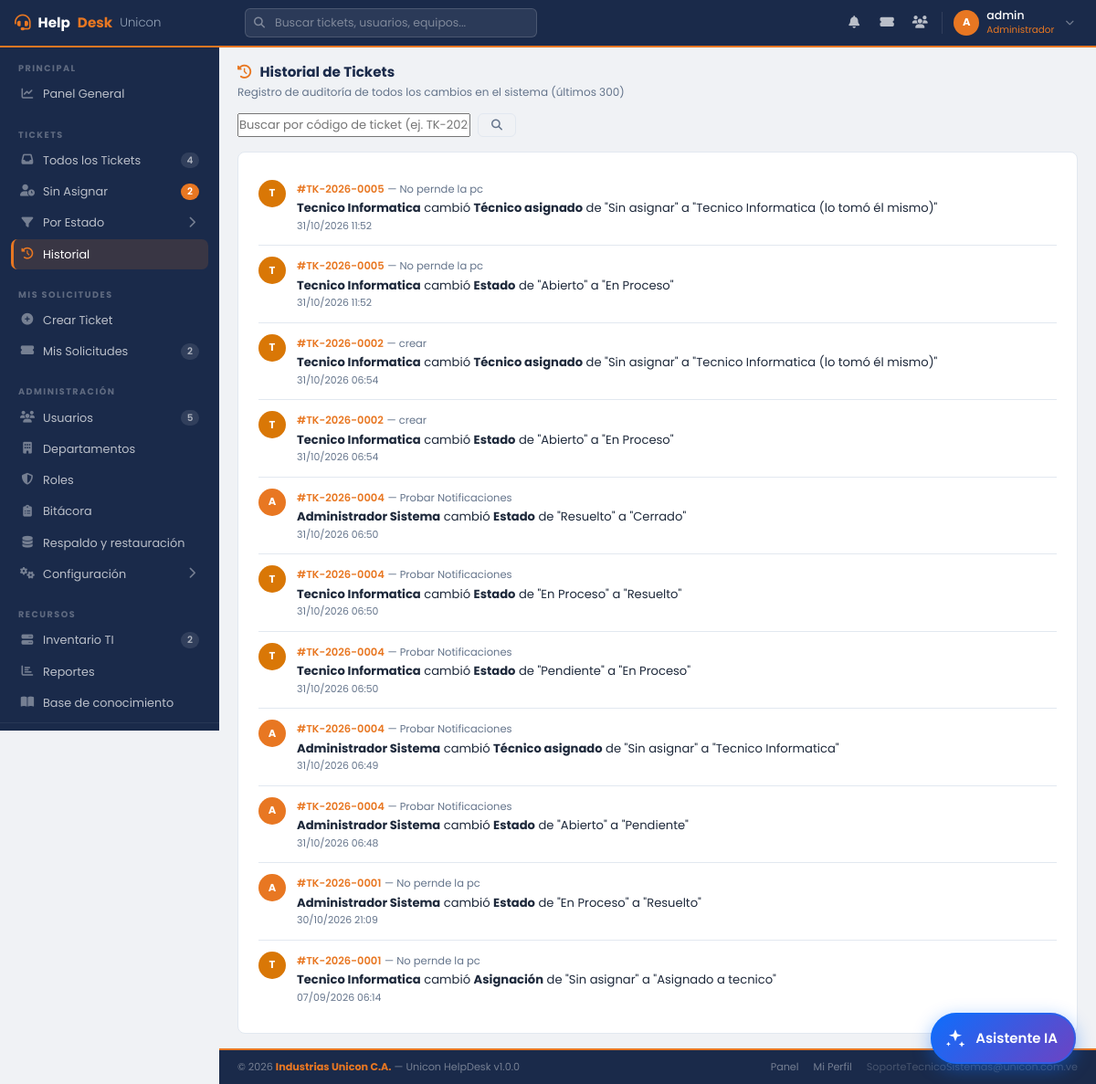
The page /admin/tickets_historial.php (signed in) on the database its author committed.
### tables this page shows
CREATE TABLE `roles` (
  `id_rol` int(11) NOT NULL AUTO_INCREMENT,
  `nombre` varchar(50) NOT NULL,
  `descripcion` text DEFAULT NULL,
  `nivel_acceso` tinyint(1) NOT NULL DEFAULT 1,
  PRIMARY KEY (`id_rol`),
  UNIQUE KEY `nombre` (`nombre`)
);

CREATE TABLE `historial_ticket` (
  `id_historial` int(11) NOT NULL AUTO_INCREMENT,
  `id_ticket` int(11) NOT NULL,
  `id_usuario` int(11) NOT NULL,
  `campo_modificado` varchar(100) NOT NULL,
  `valor_anterior` text DEFAULT NULL,
  `valor_nuevo` text NOT NULL,
  `fecha_cambio` datetime NOT NULL DEFAULT current_timestamp(),
  PRIMARY KEY (`id_historial`),
  KEY `fk_historial_usuario` (`id_usuario`),
  KEY `fk_historial_ticket` (`id_ticket`),
  CONSTRAINT `fk_historial_ticket` FOREIGN KEY (`id_ticket`) REFERENCES `tickets` (`id_tickets`) ON DELETE CASCADE ON UPDATE CASCADE,
  CONSTRAINT `fk_historial_usuario` FOREIGN KEY (`id_usuario`) REFERENCES `usuarios` (`id_usuario`)
);

CREATE TABLE `usuarios` (
  `id_usuario` int(11) NOT NULL AUTO_INCREMENT,
  `nombres` varchar(100) NOT NULL,
  `apellidos` varchar(100) NOT NULL,
  `correo` varchar(150) NOT NULL,
  `usuario_login` varchar(50) NOT NULL,
  `contraseña` varchar(255) NOT NULL,
  `telefono` varchar(20) DEFAULT NULL,
  `id_departamento` int(11) NOT NULL,
  `id_rol` int(11) NOT NULL DEFAULT 1,
  `estado` enum('activo','inactivo','reposo','pasante','vacaciones','suspendido') NOT NULL DEFAULT 'activo',
  PRIMARY KEY (`id_usuario`),
  UNIQUE KEY `correo` (`correo`),
  UNIQUE KEY `usuario_login` (`usuario_login`),
  KEY `id_departamento` (`id_departamento`),
  KEY `id_rol` (`id_rol`),
  CONSTRAINT `fk_usuario_departamento` FOREIGN KEY (`id_departamento`) REFERENCES `departamentos` (`id_departamento`) ON UPDATE CASCADE,
  CONSTRAINT `fk_usuario_rol` FOREIGN KEY (`id_rol`) REFERENCES `roles` (`id_rol`) ON UPDATE CASCADE
);

CREATE TABLE `tickets` (
  `id_tickets` int(11) NOT NULL AUTO_INCREMENT,
  `codigo_ticket` varchar(20) NOT NULL,
  `asunto` varchar(200) NOT NULL,
  `descripcion` text NOT NULL,
  `fecha_creacion` datetime NOT NULL DEFAULT current_timestamp(),
  `fecha_cierre` datetime DEFAULT NULL,
  `id_usuario_solicitante` int(11) NOT NULL,
  `id_usuario_asignado` int(11) DEFAULT NULL,
  `id_departamento` int(11) NOT NULL,
  `id_categoria` int(11) NOT NULL,
  `id_prioridad` int(11) NOT NULL DEFAULT 2,
  `id_estado` int(11) NOT NULL DEFAULT 1,
  `id_inventario` int(11) DEFAULT NULL,
  `solucion` text DEFAULT NULL,
  `observaciones` text DEFAULT NULL,
  PRIMARY KEY (`id_tickets`),
  UNIQUE KEY `codigo_ticket` (`codigo_ticket`),
  KEY `fecha_creacion` (`fecha_creacion`),
  KEY `fk_ticket_categoria` (`id_categoria`),
  KEY `fk_ticket_usuario_asignado` (`id_usuario_asignado`),
  KEY `fk_ticket_usuario_solicitante` (`id_usuario_solicitante`),
  KEY `fk_ticket_prioridad` (`id_prioridad`),
  KEY `fk_ticket_departamento` (`id_departamento`),
  KEY `id_inventario` (`id_inventario`),
  KEY `id_estado` (`id_estado`),
  CONSTRAINT `fk_ticket_categoria` FOREIGN KEY (`id_categoria`) REFERENCES `categoria_incidencias` (`id_categoria`) ON UPDATE CASCADE,
  CONSTRAINT `fk_ticket_departamento` FOREIGN KEY (`id_departamento`) REFERENCES `departamentos` (`id_departamento`) ON UPDATE CASCADE,
  CONSTRAINT `fk_ticket_estado` FOREIGN KEY (`id_estado`) REFERENCES `estados_ticket` (`id_estado_ticket`) ON UPDATE CASCADE,
  CONSTRAINT `fk_ticket_inventario` FOREIGN KEY (`id_inventario`) REFERENCES `inventario_tecnologico` (`id_inventario`) ON UPDATE CASCADE,
  CONSTRAINT `fk_ticket_prioridad` FOREIGN KEY (`id_prioridad`) REFERENCES `prioridades` (`id_prioridad`) ON UPDATE CASCADE,
  CONSTRAINT `fk_ticket_usuario_asignado` FOREIGN KEY (`id_usuario_asignado`) REFERENCES `usuarios` (`id_usuario`) ON UPDATE CASCADE,
  CONSTRAINT `fk_ticket_usuario_solicitante` FOREIGN KEY (`id_usuario_solicitante`) REFERENCES `usuarios` (`id_usuario`) ON UPDATE CASCADE
);

### admin/tickets_historial.php (the view, shortened to what this page needs)
<?php
include '../config/conexion.php';
$buscar = trim($_GET['buscar'] ?? '');
$sql = "
    SELECT h.id_historial, h.campo_modificado, h.valor_anterior, h.valor_nuevo, h.fecha_cambio,
           t.id_tickets, t.codigo_ticket, t.asunto,
           u.nombres, u.apellidos, u.id_rol
    FROM historial_ticket h
    JOIN tickets t ON h.id_ticket = t.id_tickets
    JOIN usuarios u ON h.id_usuario = u.id_usuario
";
if ($buscar !== '') {
    $stmt = $conexion->prepare($sql . " WHERE t.codigo_ticket LIKE ? ORDER BY h.fecha_cambio DESC LIMIT 300");
    $like = '%' . $buscar . '%';
    $stmt->bind_param("s", $like);
} else {
    $stmt = $conexion->prepare($sql . " ORDER BY h.fecha_cambio DESC LIMIT 300");
}
$stmt->execute();
$historial = $stmt->get_result();
include_once '../includes/header2.php';
include_once '../includes/sidebar.php';
?>
<main class="hd-main">
    <div class="hd-page-header">
        <div>
            <div class="hd-page-title"><i class="fas fa-history" style="color:var(--naranja);margin-right:6px;"></i> Historial de Tickets</div>
            <div class="hd-page-sub">Registro de auditoría de todos los cambios en el sistema (últimos 300)</div>
        </div>
    </div>
    <form method="get" class="hd-buscador">
        <div style="display:flex;gap:8px;">
            <input type="text" name="buscar" class="hd-input" placeholder="Buscar por código de ticket (ej. TK-2026-0001)" value="<?= htmlspecialchars($buscar) ?>">
            <button type="submit" class="hd-btn hd-btn-outline"><i class="fas fa-search"></i></button>
        </div>
    </form>
    <div class="hd-card" style="padding:18px 22px;">
        <?php while ($h = $historial->fetch_assoc()): ?>
        <div class="hd-historial-fila">
            <div class="hd-historial-avatar rol-<?= $h['id_rol'] ?>"><?= strtoupper(substr($h['nombres'], 0, 1)) ?></div>
            <div style="flex:1;">
                <a href="ver_ticket.php?id=<?= $h['id_tickets'] ?>" class="hd-historial-ticket">#<?= htmlspecialchars($h['codigo_ticket']) ?></a>
                <span style="color:var(--muted);font-size:0.72rem;"> — <?= htmlspecialchars($h['asunto']) ?></span>
                <div class="hd-historial-texto">
                    <strong><?= htmlspecialchars($h['nombres'] . ' ' . $h['apellidos']) ?></strong>
                    cambió <strong><?= htmlspecialchars($h['campo_modificado']) ?></strong>
                    <?php if ($h['valor_anterior']): ?> de "<?= htmlspecialchars($h['valor_anterior']) ?>"<?php endif; ?>
                    a "<?= htmlspecialchars($h['valor_nuevo']) ?>"
                </div>
                <div class="hd-historial-fecha"><?= date('d/m/Y H:i', strtotime($h['fecha_cambio'])) ?></div>
            </div>
        </div>
        <?php endwhile; ?>
    </div>
</main>
<?php include_once '../includes/footer2.php'; ?>

### includes/header2.php (shortened to what this page needs)
<?php
$usuario_activo = $_SESSION['usser'];
$rol_id         = (int)$_SESSION['id_rol'];
$inicial        = strtoupper(substr($usuario_activo, 0, 1));
$rol_nombre     = match($rol_id) { 3=>'Administrador', 2=>'Técnico TI', 1=>'Usuario', default=>'—' };
try {
    $q_rn = $conexion->prepare("SELECT nombre FROM roles WHERE id_rol = ?");
    $q_rn->bind_param("i", $rol_id); $q_rn->execute();
    if ($f_rn = $q_rn->get_result()->fetch_assoc()) $rol_nombre = $f_rn['nombre'];
} catch (Throwable $e) {  }
?>
<!DOCTYPE html>
<html lang="es">
<head>
    <link rel="stylesheet" href="https://cdn.jsdelivr.net/npm/bootstrap@5.3.0/dist/css/bootstrap.min.css">
    <link rel="stylesheet" href="https://cdnjs.cloudflare.com/ajax/libs/font-awesome/6.4.0/css/all.min.css">
    <link rel="stylesheet" href="../assets/css/dashboard2.css">
</head>
<body>
<header class="hd-topbar">
    <a href="dashboard.php" class="hd-topbar-brand">
        <i class="fas fa-headset"></i>
        Help<span>Desk</span> <small>Unicon</small>
    </a>
    <div class="hd-topbar-search" style="position:relative;">
        <i class="fas fa-search"></i>
        <input type="search" id="hdBuscar" autocomplete="off" maxlength="60"
               placeholder="<?= $rol_id === 3 ? 'Buscar tickets, usuarios, equipos...' : ($rol_id === 2 ? 'Buscar tickets, equipos...' : 'Buscar en mis tickets...') ?>">
    </div>
    <div class="hd-topbar-right">
        <div class="hd-notif-wrap">
            <button type="button" class="hd-topbar-icon" id="hdBell" title="Notificaciones" style="background:none;border:0;position:relative;">
                <i class="fas fa-bell"></i>
            </button>
        </div>
        <?php if ($rol_id >= 2): ?>
        <a href="<?= $rol_id === ROL_ADMIN ? 'tickets.php' : 'tickets_asignados.php' ?>" class="hd-topbar-icon" title="Tickets">
            <i class="fas fa-ticket-alt"></i>
        </a>
        <?php endif; ?>
        <?php if ($rol_id == 3): ?>
        <a href="procesos/usuarios.php" class="hd-topbar-icon" title="Usuarios">
            <i class="fas fa-users"></i>
        </a>
        <?php endif; ?>
        <div style="position:relative;">
            <button class="hd-topbar-user" onclick="toggleUserMenu()" id="userBtn">
                <div class="hd-avatar"><?= $inicial ?></div>
                <div class="hd-topbar-user-info">
                    <span class="hd-topbar-user-name"><?= htmlspecialchars($usuario_activo) ?></span>
                    <span class="hd-topbar-user-role"><?= $rol_nombre ?></span>
                </div>
                <i class="fas fa-chevron-down" style="color:rgba(255,255,255,0.4);font-size:0.6rem;margin-left:4px;"></i>
            </button>
        </div>
    </div>
</header>

### assets/css/dashboard2.css (style rules this page uses)
:root { --azul: #1a2a4a; --azul-mid: #243660; --azul-light: #2d4a7a; --naranja: #E87722; --naranja-lt: #f59342; --bg: #f0f2f5; --card: #ffffff; --texto: #1e293b; --muted: #64748b; --borde: #e2e8f0; --sidebar-w: 240px; --nav-h: 52px; --success: #16a34a; --danger: #dc2626; --warning: #d97706; --info: #0284c7; }
*, *::before, *::after { box-sizing: border-box; margin: 0; padding: 0; }
body { font-family: 'Poppins', sans-serif; background: var(--bg); color: var(--texto); font-size: 13px; }
.hd-topbar { position: fixed; top: 0; left: 0; right: 0; height: var(--nav-h); background: var(--azul); border-bottom: 2px solid var(--naranja); display: flex; align-items: center; padding: 0 16px; z-index: 200; gap: 12px; }
.hd-topbar-brand { display: flex; align-items: center; gap: 8px; color: #fff; font-weight: 700; font-size: 0.95rem; text-decoration: none; width: var(--sidebar-w); flex-shrink: 0; }
.hd-topbar-brand i { color: var(--naranja); font-size: 1.1rem; }
.hd-topbar-brand span { color: var(--naranja); }
.hd-topbar-brand small { color: #94a3b8; font-weight: 300; }
.hd-topbar-search { flex: 1; max-width: 320px; position: relative; }
.hd-topbar-search input { width: 100%; background: rgba(255,255,255,0.08); border: 1px solid rgba(255,255,255,0.15); border-radius: 6px; padding: 6px 12px 6px 32px; color: #fff; font-size: 0.78rem; outline: none; transition: all 0.2s; }
.hd-topbar-search input::placeholder { color: rgba(255,255,255,0.4); }
.hd-topbar-search i { position: absolute; left: 10px; top: 50%; transform: translateY(-50%); color: rgba(255,255,255,0.4); font-size: 0.75rem; }
.hd-topbar-right { margin-left: auto; display: flex; align-items: center; gap: 4px; }
.hd-topbar-icon { width: 32px; height: 32px; border-radius: 6px; display: flex; align-items: center; justify-content: center; color: rgba(255,255,255,0.7); font-size: 0.85rem; cursor: pointer; transition: all 0.2s; text-decoration: none; position: relative; }
.hd-topbar-user { display: flex; align-items: center; gap: 8px; padding: 4px 8px 4px 4px; border-radius: 8px; cursor: pointer; transition: all 0.2s; text-decoration: none; border: none; background: transparent; }
.hd-avatar { width: 28px; height: 28px; background: var(--naranja); border-radius: 50%; color: #fff; font-size: 0.72rem; font-weight: 700; display: flex; align-items: center; justify-content: center; flex-shrink: 0; }
.hd-topbar-user-info { text-align: left; }
.hd-topbar-user-name { color: #fff; font-size: 0.78rem; font-weight: 500; line-height: 1.2; display: block; }
.hd-topbar-user-role { color: var(--naranja); font-size: 0.65rem; display: block; }
.hd-main { flex: 1; padding: 16px 20px; }
.hd-page-header { display: flex; align-items: center; justify-content: space-between; margin-bottom: 14px; flex-wrap: wrap; gap: 8px; }
.hd-page-title { font-size: 0.95rem; font-weight: 700; color: var(--azul); }
.hd-page-sub { font-size: 0.75rem; color: var(--muted); margin-top: 1px; }
.hd-card { background: var(--card); border-radius: 8px; border: 1px solid var(--borde); overflow: hidden; }
.hd-btn { display: inline-flex; align-items: center; gap: 5px; padding: 6px 14px; border-radius: 6px; font-size: 0.75rem; font-weight: 500; border: none; cursor: pointer; transition: all 0.15s; text-decoration: none; white-space: nowrap; font-family: inherit; }
.hd-btn-outline { background: transparent; border: 1px solid var(--borde); color: var(--muted); }

### includes/header2.php (style rules this page uses)
.hd-notif-wrap { position:relative; }

### admin/tickets_historial.php (style rules this page uses)
.hd-historial-fila { display: flex; gap: 12px; padding: 12px 0; border-bottom: 1px solid var(--borde); }
.hd-historial-fila:last-child { border-bottom: none; }
.hd-historial-avatar { width: 30px; height: 30px; border-radius: 50%; background: var(--azul); color: #fff; display: flex; align-items: center; justify-content: center; font-size: 0.72rem; font-weight: 700; flex-shrink: 0; }
.hd-historial-avatar.rol-2 { background: #d97706; }
.hd-historial-avatar.rol-3 { background: var(--naranja); }
.hd-historial-ticket { font-size: 0.72rem; font-weight: 600; color: var(--naranja); text-decoration: none; }
.hd-historial-texto { font-size: 0.82rem; color: var(--texto); margin-top: 2px; }
.hd-historial-fecha { font-size: 0.68rem; color: var(--muted); margin-top: 2px; }
.hd-buscador { max-width: 340px; margin-bottom: 16px; }

### rows shown on the page
roles: nombre "Administrador"
historial_ticket: id_usuario.nombres "T", id_ticket.codigo_ticket "TK-2026-0005", id_ticket.asunto "No pernde la pc", id_usuario.apellidos "Tecnico Informatica", campo_modificado "Técnico asignado", valor_anterior "Sin asignar", valor_nuevo "Tecnico Informatica (lo tomó él mismo)", fecha_cambio "31/10/2026 11:52"
historial_ticket: id_usuario.nombres "T", id_ticket.codigo_ticket "TK-2026-0005", id_ticket.asunto "No pernde la pc", id_usuario.apellidos "Tecnico Informatica", campo_modificado "Estado", valor_anterior "Abierto", valor_nuevo "En Proceso", fecha_cambio "31/10/2026 11:52"
historial_ticket: id_usuario.nombres "T", id_ticket.codigo_ticket "TK-2026-0002", id_ticket.asunto "crear", id_usuario.apellidos "Tecnico Informatica", campo_modificado "Técnico asignado", valor_anterior "Sin asignar", valor_nuevo "Tecnico Informatica (lo tomó él mismo)", fecha_cambio "31/10/2026 06:54"
historial_ticket: id_usuario.nombres "T", id_ticket.codigo_ticket "TK-2026-0002", id_ticket.asunto "crear", id_usuario.apellidos "Tecnico Informatica", campo_modificado "Estado", valor_anterior "Abierto", valor_nuevo "En Proceso", fecha_cambio "31/10/2026 06:54"
historial_ticket: id_usuario.nombres "A", id_ticket.codigo_ticket "TK-2026-0004", id_ticket.asunto "Probar Notificaciones", id_usuario.apellidos "Administrador Sistema", campo_modificado "Estado", valor_anterior "Resuelto", valor_nuevo "Cerrado", fecha_cambio "31/10/2026 06:50"
historial_ticket: id_usuario.nombres "T", id_ticket.codigo_ticket "TK-2026-0004", id_ticket.asunto "Probar Notificaciones", id_usuario.apellidos "Tecnico Informatica", campo_modificado "Estado", valor_anterior "En Proceso", valor_nuevo "Resuelto", fecha_cambio "31/10/2026 06:50"
historial_ticket: id_usuario.nombres "T", id_ticket.codigo_ticket "TK-2026-0004", id_ticket.asunto "Probar Notificaciones", id_usuario.apellidos "Tecnico Informatica", campo_modificado "Estado", valor_anterior "Pendiente", valor_nuevo "En Proceso", fecha_cambio "31/10/2026 06:50"
historial_ticket: id_usuario.nombres "A", id_ticket.codigo_ticket "TK-2026-0004", id_ticket.asunto "Probar Notificaciones", id_usuario.apellidos "Administrador Sistema", campo_modificado "Técnico asignado", valor_anterior "Sin asignar", valor_nuevo "Tecnico Informatica", fecha_cambio "31/10/2026 06:49"
historial_ticket: id_usuario.nombres "A", id_ticket.codigo_ticket "TK-2026-0004", id_ticket.asunto "Probar Notificaciones", id_usuario.apellidos "Administrador Sistema", campo_modificado "Estado", valor_anterior "Abierto", valor_nuevo "Pendiente", fecha_cambio "31/10/2026 06:48"
historial_ticket: id_usuario.nombres "A", id_ticket.codigo_ticket "TK-2026-0001", id_ticket.asunto "No pernde la pc", id_usuario.apellidos "Administrador Sistema", campo_modificado "Estado", valor_anterior "En Proceso", valor_nuevo "Resuelto", fecha_cambio "30/10/2026 21:09"
historial_ticket: id_usuario.nombres "T", id_ticket.codigo_ticket "TK-2026-0001", id_ticket.asunto "No pernde la pc", id_usuario.apellidos "Tecnico Informatica", campo_modificado "Asignación", valor_anterior "Sin asignar", valor_nuevo "Asignado a tecnico", fecha_cambio "07/09/2026 06:14"

### other values the page prints
$inicial "A"
$usuario_activo "admin"
$n "4 2 2 5 2"
EMPRESA_NOMBRE "Industrias Unicon C.A."
NOMBRE_SISTEMA "Unicon HelpDesk"
VERSION_SISTEMA "1.0.0"
EMAIL_SOPORTE "SoporteTecnicoSistemas@unicon.com.ve"
